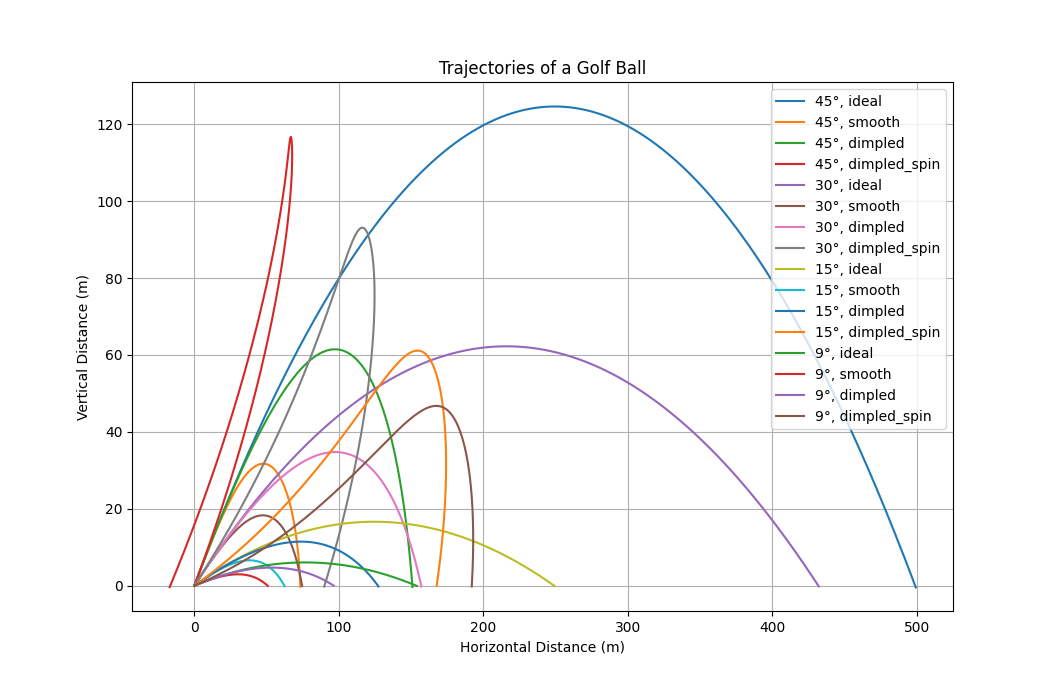

Write Python code to recreate this figure.
import numpy as np
import matplotlib.pyplot as plt

def trajectory(theta, case):
    u = 70  # m/s
    g = 9.81  # m/s^2
    rho = 1.29  # kg/m^3
    A = 0.0014  # m^2
    m = 0.046  # kg
    S0w_by_m = 0.25  # s^-1
    dt = 0.01  # time step
    x, y = [0], [0]
    vx = u * np.cos(np.radians(theta))
    vy = u * np.sin(np.radians(theta))

    while y[-1] >= 0:
        if case == "ideal":
            ax = 0
            ay = -g
        else:
            v = np.sqrt(vx**2 + vy**2)
            if case == "smooth":
                C = 0.5
            elif case == "dimpled":
                C = 0.5 if v < 14 else 7.0/v
            else:  # dimpled with spin
                C = 0.5 if v < 14 else 7.0/v
                FMagnus = S0w_by_m * m * v
                ayMagnus = FMagnus * np.cos(np.radians(theta)) / m
                axMagnus = -FMagnus * np.sin(np.radians(theta)) / m
            Fdrag = -C * rho * A * v**2
            axDrag = Fdrag * np.cos(np.radians(theta)) / m
            ayDrag = Fdrag * np.sin(np.radians(theta)) / m
            ax = axDrag + (axMagnus if case == "dimpled_spin" else 0)
            ay = -g + ayDrag + (ayMagnus if case == "dimpled_spin" else 0)
        vx += ax * dt
        vy += ay * dt
        x.append(x[-1] + vx * dt)
        y.append(y[-1] + vy * dt)
    return x, y

angles = [45, 30, 15, 9]
cases = ["ideal", "smooth", "dimpled", "dimpled_spin"]

plt.figure(figsize=(15, 8))
for theta in angles:
    for case in cases:
        x, y = trajectory(theta, case)
        plt.plot(x, y, label=f"{theta}°, {case}")
plt.xlabel('Horizontal Distance (m)')
plt.ylabel('Vertical Distance (m)')
plt.title('Trajectories of a Golf Ball')
plt.legend()
plt.grid(True)
plt.show()
